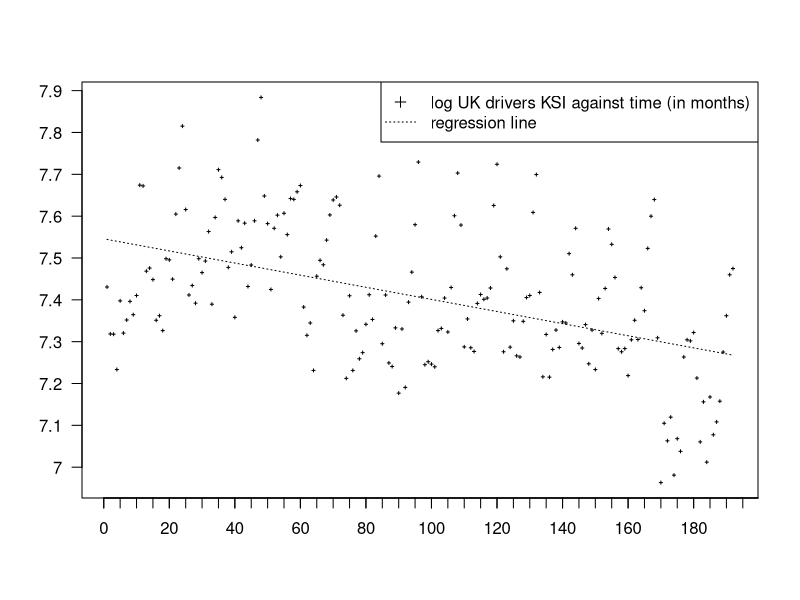
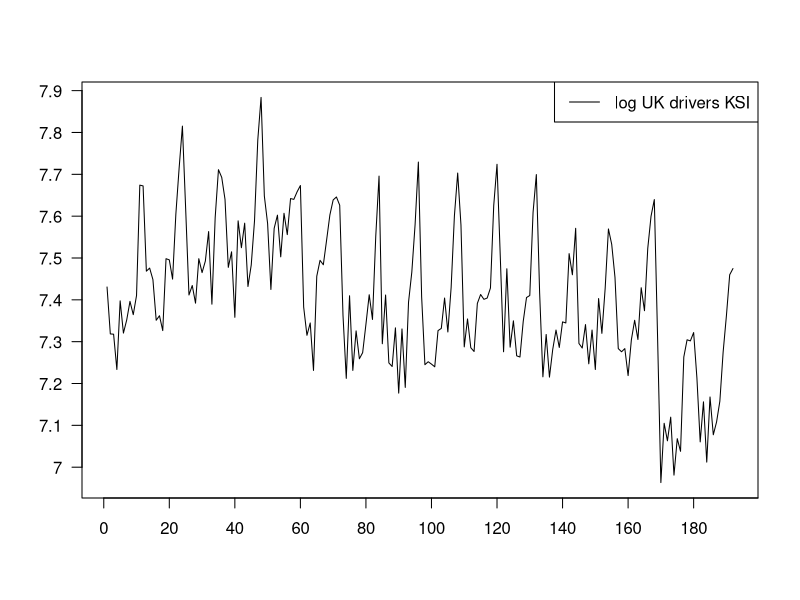
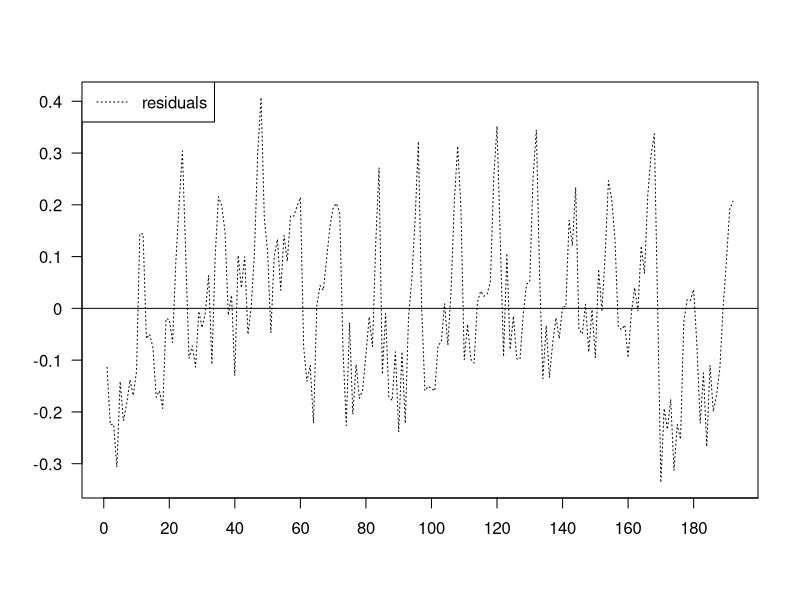
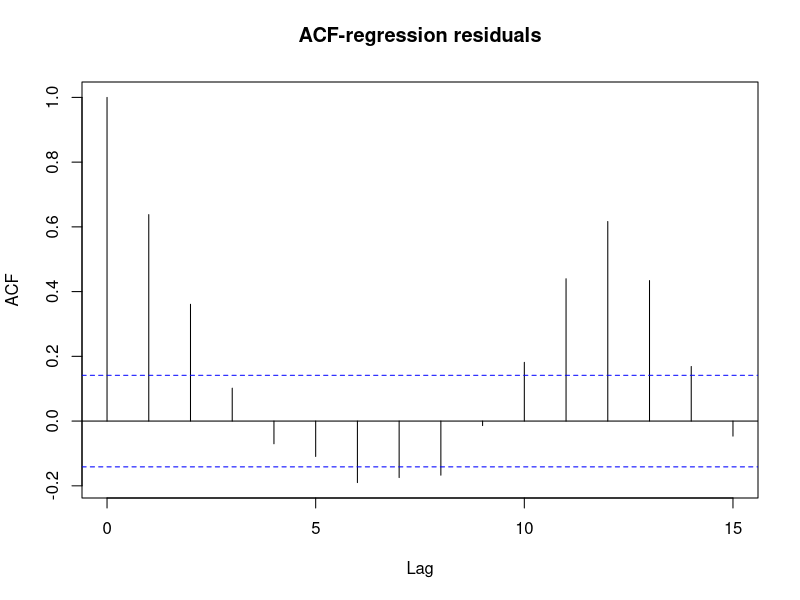

Here is the R script that generated these plots, in order:
## ---- chunk 1
ukksi <- scan("ukksi.txt")
logukksi <- log(ukksi)
x <- 1:192
## ---- chunk 2
mod1 <- lm(logukksi ~ x)
summary(mod1)
anova(mod1)
aov(logukksi ~ x)
## ---- chunk 3
plot(logukksi,pch=3,xaxt="n",xlab="",ylab="",yaxt="n",cex=.3)
axis(1, at=seq(0,200,by=5),labels=rep("",length(seq(0,200,by=5))))
axis(1,at=seq(0,200,by=20),labels=seq(0,200,by=20))
axis(2,at=seq(7.0,7.9,by=0.1),labels=seq(7.0,7.9,by=0.1),las=1)
lines(fitted(mod1) ~ x,lty=3)
legend("topright",
       legend=c("log UK drivers KSI against time (in months)","regression line"),
       lty=c(NA,3),pch=c(3,NA))
## ---- chunk 4
n <- length(ukksi)
n
S <- t(logukksi - coef(mod1)[1] - coef(mod1)[2]*x)%*%(logukksi - 
                                  coef(mod1)[1] - coef(mod1)[2]*x)
s2hat <- as.numeric(S/(n-2))
s2hat
## ---- chunk 5
ei <- residuals(mod1)
## ---- chunk 6
plot(logukksi,pch=3,xaxt="n",xlab="",ylab="",yaxt="n",type="l")
axis(1,at=seq(0,200,by=20),labels=seq(0,200,by=20))
axis(2,at=seq(7.0,7.9,by=0.1),labels=seq(7.0,7.9,by=0.1),las=1)
legend("topright",
       legend=c("log UK drivers KSI"),
       lty=c(1))
## ---- chunk 7
plot(ei,pch=3,xaxt="n",xlab="",ylab="",yaxt="n",type="l",lty=3)
axis(1,at=seq(0,200,by=20),labels=seq(0,200,by=20))
axis(2,at=round(seq(-0.3,0.4,by=0.1),1),labels=round(seq(-0.3,0.4,by=0.1),1),las=1)
legend("topleft",
       legend=c("residuals"),
       lty=3)
abline(h=0)
## ---- chunk 8
acf(ei,lag.max=15,main="ACF-regression residuals")
##abline(h=c(-ll,ll),lty=3)
## ---- chunk 9
yt <- logukksi
as.numeric(t(yt)%*%yt)
yt.hat <- fitted(mod1)

as.numeric(t(yt.hat + ei)%*%(yt.hat + ei))
ss.model <- as.numeric(t(yt.hat)%*%yt.hat)
ss.model
ss.res <- as.numeric(t(ei)%*%ei)
ss.res
ss.model + ss.res
ss.total.unc <- as.numeric(t(yt)%*%yt)
ss.total.unc

b0 <- coef(mod1)[1]
b1 <- coef(mod1)[2]

## ss.model
n*mean(yt)^2 + (b1^2)*as.numeric(t(x - mean(x))%*%(x - mean(x)))

ss.total.unc - ss.model

ss.res

ss.regr <- (b1^2)*as.numeric(t(x - mean(x))%*%(x - mean(x)))
ss.regr

ss.regr + ss.res
